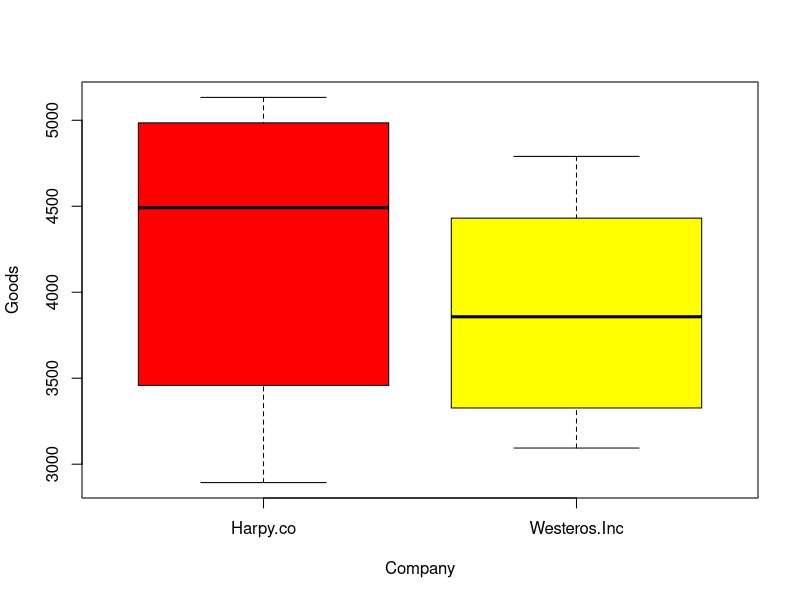

The R script that drew this image:
## ---- chunk 1
matrix<-read.csv("production-data.csv",header=TRUE)
matrix
matrix$defects
matrix$unsullen.id
matrix$production.date
matrix$report.date
matrix$produced
## ---- chunk 2
prod_sum_co<-c(0,0,0,0,0,0)
def<-0
for (j in 1:50){
  for(i in 1:7){
    def = def + matrix$defects[(j-1)*27 + i]
  }  
  prod_sum_co[1] = prod_sum_co[1]+matrix$produced[(j-1)*27+1] - def
  def<-0
}

def<-0
for (j in 1:50){
  for(i in 1:6){
    def = def + matrix$defects[(j-1)*27 +i+7]
  }  
  prod_sum_co[2] = prod_sum_co[2]+matrix$produced[(j-1)*27+8] - def
  def<-0
}

def<-0
for (j in 1:50){
  for (i in 1:5){
    def=def+matrix$defects[(j-1)*27+i+13]
  }
  prod_sum_co[3] = prod_sum_co[3]+matrix$produced[(j-1)*27+14] - def
  def<-0
}  

def<-0
for (j in 1:50){
  for (i in 1:4){
    def=def+matrix$defects[(j-1)*27+i+18]
  }
  prod_sum_co[4] = prod_sum_co[4]+matrix$produced[(j-1)*27+19] - def
  def<-0
}  

def<-0
for (j in 1:50){
  for (i in 1:3){
    def=def+matrix$defects[(j-1)*27+i+22]
  }
  prod_sum_co[5] = prod_sum_co[5]+matrix$produced[(j-1)*27+23] - def
  def<-0
}  

def<-0
for (j in 1:50){
  for (i in 1:2){
    def=def+matrix$defects[(j-1)*27+i+25]
  }
  prod_sum_co[6] = prod_sum_co[6]+matrix$produced[(j-1)*27+26] - def
  def<-0
}  
prod_sum_co
## ---- chunk 3
prod_sum_inc<-c(0,0,0,0,0,0)
def<-0
for (j in 51:100){
  for(i in 1:7){
    def = def + matrix$defects[(j-1)*27 + i]
  }  
  prod_sum_inc[1] = prod_sum_inc[1]+matrix$produced[(j-1)*27+1] - def
  def<-0
}

def<-0
for (j in 51:100){
  for(i in 1:6){
    def = def + matrix$defects[(j-1)*27 +i+7]
  }  
  prod_sum_inc[2] = prod_sum_inc[2]+matrix$produced[(j-1)*27+8] - def
  def<-0
}

def<-0
for (j in 51:100){
  for (i in 1:5){
    def=def+matrix$defects[(j-1)*27+i+13]
  }
  prod_sum_inc[3] = prod_sum_inc[3]+matrix$produced[(j-1)*27+14] - def
  def<-0
}  

def<-0
for (j in 51:100){
  for (i in 1:4){
    def=def+matrix$defects[(j-1)*27+i+18]
  }
  prod_sum_inc[4] = prod_sum_inc[4]+matrix$produced[(j-1)*27+19] - def
  def<-0
}  

def<-0
for (j in 51:100){
  for (i in 1:3){
    def=def+matrix$defects[(j-1)*27+i+22]
  }
  prod_sum_inc[5] = prod_sum_inc[5]+matrix$produced[(j-1)*27+23] - def
  def<-0
}  

def<-0
for (j in 51:100){
  for (i in 1:2){
    def=def+matrix$defects[(j-1)*27+i+25]
  }
  prod_sum_inc[6] = prod_sum_inc[6]+matrix$produced[(j-1)*27+26] - def
  def<-0
}  
prod_sum_inc
## ---- chunk 4
prod_sum<-c(prod_sum_co,prod_sum_inc)
company<-c("Harpy.co","Harpy.co","Harpy.co","Harpy.co","Harpy.co","Harpy.co","Westeros.Inc","Westeros.Inc","Westeros.Inc","Westeros.Inc","Westeros.Inc","Westeros.Inc")
table<-data.frame(Goods=prod_sum, Company=company)
boxplot(Goods~Company,data=table, col=c("red","yellow"))
